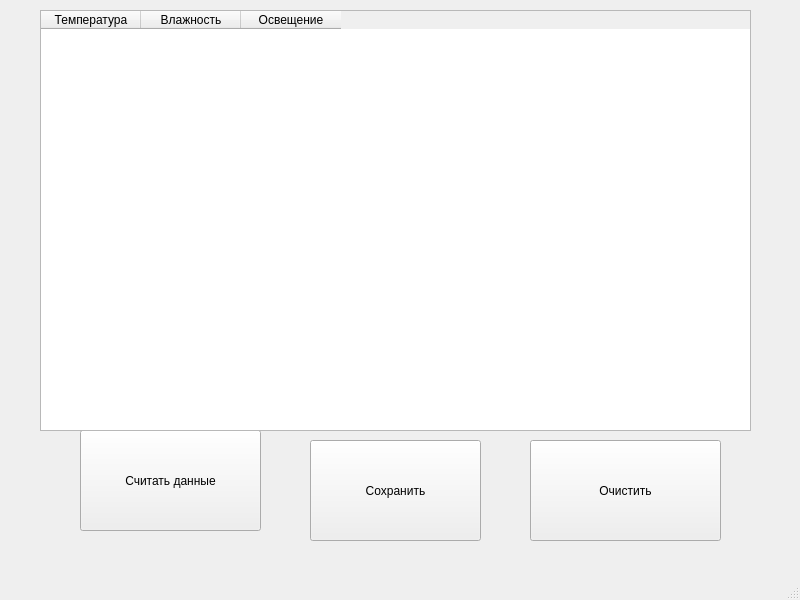
<?xml version="1.0" encoding="UTF-8"?>
<ui version="4.0">
 <class>TableWindow</class>
 <widget class="QMainWindow" name="TableWindow">
  <property name="geometry">
   <rect>
    <x>0</x>
    <y>0</y>
    <width>800</width>
    <height>600</height>
   </rect>
  </property>
  <property name="windowTitle">
   <string>MainWindow</string>
  </property>
  <widget class="QWidget" name="centralwidget">
   <widget class="QPushButton" name="btnRead">
    <property name="geometry">
     <rect>
      <x>80</x>
      <y>430</y>
      <width>181</width>
      <height>101</height>
     </rect>
    </property>
    <property name="text">
     <string>Считать данные</string>
    </property>
   </widget>
   <widget class="QPushButton" name="btnSave">
    <property name="geometry">
     <rect>
      <x>310</x>
      <y>440</y>
      <width>171</width>
      <height>101</height>
     </rect>
    </property>
    <property name="text">
     <string>Сохранить</string>
    </property>
   </widget>
   <widget class="QPushButton" name="btnClear">
    <property name="geometry">
     <rect>
      <x>530</x>
      <y>440</y>
      <width>191</width>
      <height>101</height>
     </rect>
    </property>
    <property name="text">
     <string>Очистить</string>
    </property>
   </widget>
   <widget class="QTableWidget" name="tableWidget">
    <property name="geometry">
     <rect>
      <x>40</x>
      <y>10</y>
      <width>711</width>
      <height>421</height>
     </rect>
    </property>
    <column>
     <property name="text">
      <string>Температура</string>
     </property>
    </column>
    <column>
     <property name="text">
      <string>Влажность</string>
     </property>
    </column>
    <column>
     <property name="text">
      <string>Освещение</string>
     </property>
    </column>
   </widget>
  </widget>
  <widget class="QMenuBar" name="menubar">
   <property name="geometry">
    <rect>
     <x>0</x>
     <y>0</y>
     <width>800</width>
     <height>21</height>
    </rect>
   </property>
  </widget>
  <widget class="QStatusBar" name="statusbar"/>
 </widget>
 <resources/>
 <connections/>
</ui>
